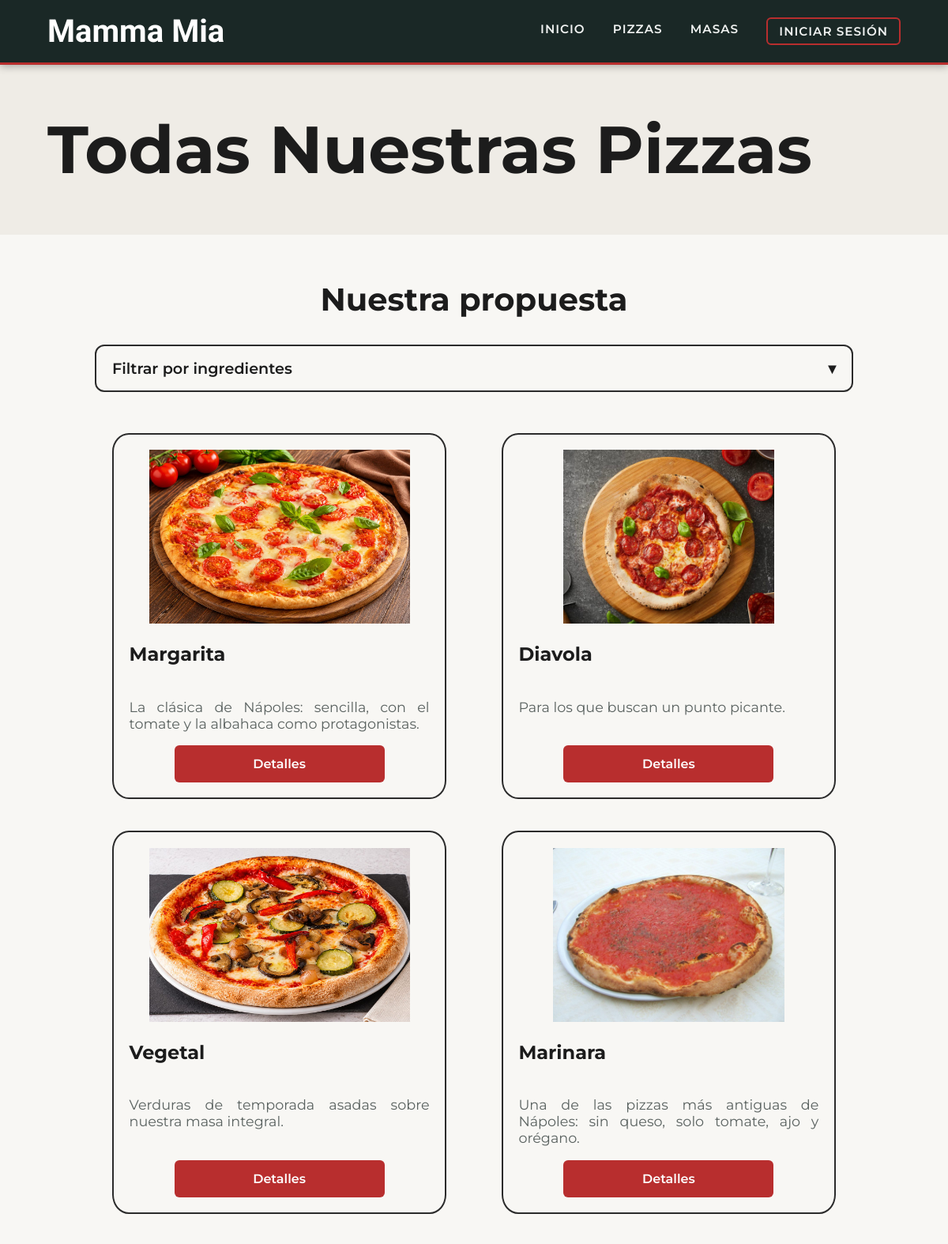
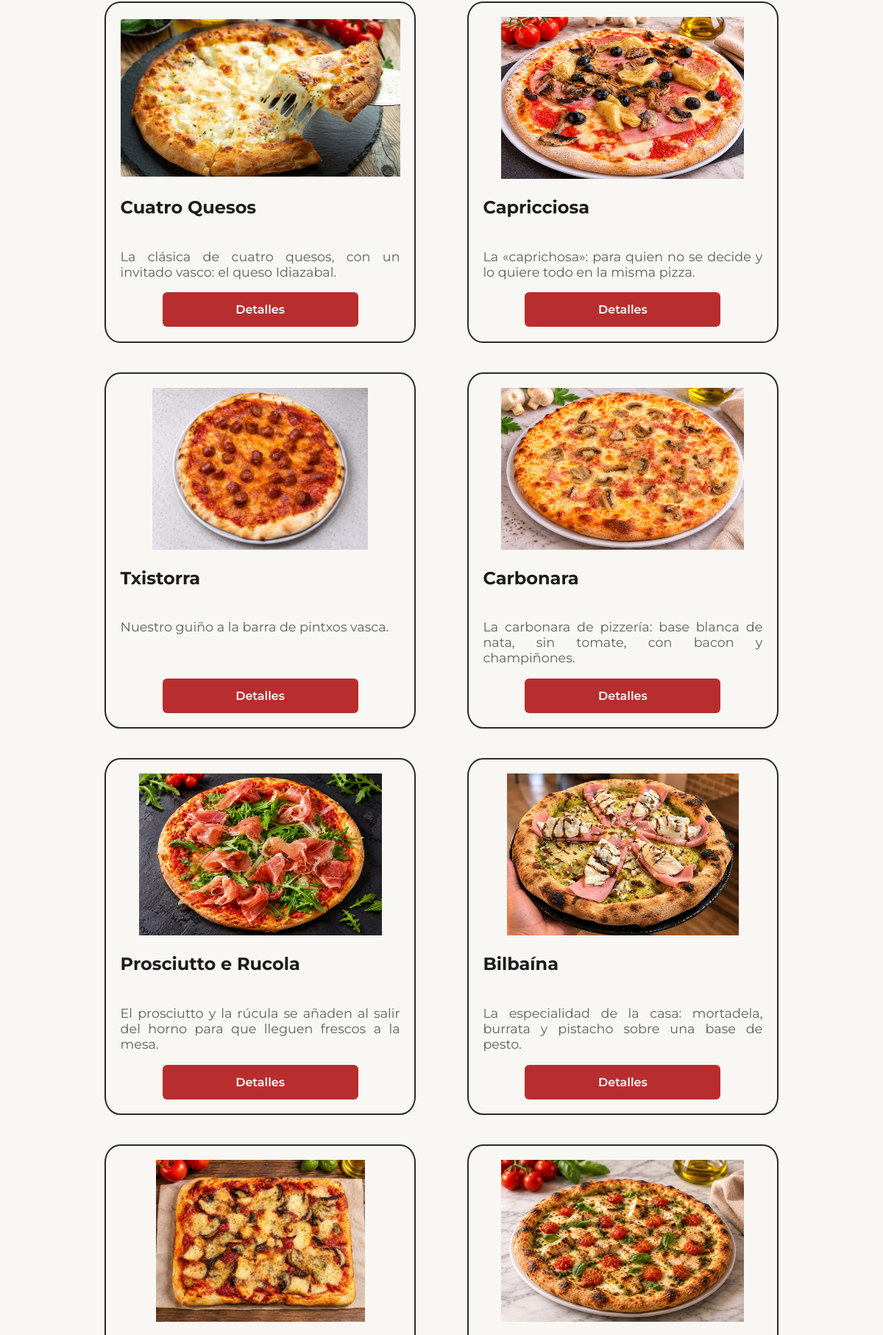
The page /all_pizza (upper part) on the database its author committed (2 pictures, top to bottom).
### restaurante/models.py (models this page shows, shortened)
class Pizza(models.Model):
    titulo = models.CharField(max_length=100)
    foto = models.ImageField(upload_to='pizzas/')
    precio = models.DecimalField(max_digits=6, decimal_places=2)
    descripcion = models.TextField()
    tipo = models.ForeignKey(
        TipoMasa,
        on_delete=models.PROTECT,  # Si queremos borrar una masa, no debe existir ninguna pizza con esa masa asociada.
    )
    ingredientes = models.ManyToManyField(Ingrediente) #una pizza lleva muchos ingredientes y un mismo ingrediente puede estar en muchas pizzas
    num_ventas = models.IntegerField(default=0)

### restaurante/views.py (the view)
# urls.py: path('all_pizza', allpizzas, name='all_pizza'),
def allpizzas(request):
    pizzas = Pizza.objects.all()
    seleccionados = []
    for valor in request.GET.getlist('ingrediente'):
        if valor.isdecimal() and int(valor) not in seleccionados:
            seleccionados.append(int(valor))
    for id_ingrediente in seleccionados:
        pizzas = pizzas.filter(ingredientes__id=id_ingrediente)
    disponibles = []
    for pizza in pizzas:
        if not ingredientes_sin_stock(pizza, 1):
            disponibles.append(pizza)
    context = {
        'pizzas': disponibles,
        'ingredientes': Ingrediente.objects.all(), #para pintar los checkbox
        'seleccionados': seleccionados, #para dejar marcados los que se han elegido
    }
    return render(request, "allPizza.html", context)

### restaurante/views.py (called while the page is built)
def ingredientes_sin_stock(pizza, cantidad):
    faltan = []
    for ingrediente in pizza.ingredientes.all():
        if ingrediente.stock < cantidad:
            faltan.append(ingrediente.titulo)
    return faltan

### restaurante/templates/allPizza.html (shortened to what this page needs)
{% extends "index.html" %}
{% load static %}
{% block extra_css %}
    <link rel="stylesheet" href="{% static 'css/main.css' %}">
{% endblock %}
{%block content%}
        <main>
                <div id="portada1">
                <h1>Todas Nuestras Pizzas</h1>
                </div>
            <div id="bloque_pizzas">
                <div id="tit_bloque_pizzas">
                    <h2>Nuestra propuesta</h2>
                </div>
                <form action="{% url 'all_pizza' %}" method="get" id="filtro_ingredientes">
                    <details>
                        <summary>
                            Filtrar por ingredientes
                        </summary>
                    </details>
                </form>
                {% if pizzas %}
                <div id="vista_pizzas">
                    {%for pizza in pizzas%}
                    <section>
                        {% if pizza.foto %}
                        <img src="{{ pizza.foto.url }}" alt="Pizza {{ pizza.titulo }}">
                        {% endif %}
                        <div>
                        <h3>{{pizza.titulo}}</h3>
                        <p>{{pizza.descripcion}}</p>
                        <a href="{% url 'filtrarpizza' pizza.id %}" class="boton">Detalles</a>
                        </div>
                    </section>
                    {%endfor%}
                </div>
                {% else %}
                {% if seleccionados %}
                <p class="sin_pizzas">No hay ninguna pizza que lleve todos esos ingredientes.</p>
                {% else %}
                <p class="sin_pizzas">Ahora mismo no hay pizzas disponibles.</p>
                {% endif %}
                {% endif %}
            </div>
        </main>
{%endblock%}

### restaurante/templates/index.html (shortened to what this page needs)
{% load static %}
<!DOCTYPE html>
<html lang="es">
    <head>
        <link rel="stylesheet" href="{% static 'css/index.css' %}">
        {% block extra_css %}{% endblock %}
    </head>
    <body>
        <header>
            <div id="titulo">
                <a href="{% url 'home' %}" id="titulo_header">Mamma Mia</a>
            </div>
            <nav>
                <a href="{% url 'home' %}">Inicio</a>
                <a href="{% url 'all_pizza' %}">Pizzas</a>
                <a href="{% url 'all_masas' %}">Masas</a>
                {% if request.session.usuario_id %}
                    <a href="{% url 'panel_admin' %}">Panel</a>
                    <a href="{% url 'logout' %}" class="nav_login">Cerrar sesión</a>
                {% else %}
                    <a href="{% url 'login' %}" class="nav_login">Iniciar sesión</a>
                {% endif %}
            </nav>
        </header>
        <main>
            {% block content %}{% endblock %}
        </main>
    </body>
</html>

### restaurante/static/css/index.css (style rules this page uses)
* { font-family: "Montserrat", sans-serif; }
body { margin: 0; background-color: #EFECE6; color: #1C1C1C; min-height: 100vh; display: flex; flex-direction: column; }
main { flex: 1; }
header { margin: 0; padding: 1rem 5%; display: flex; align-items: center; justify-content: space-between; flex-wrap: wrap; background-color: #1A2826; color: #F0F2F1; border-bottom: 3px solid #B82E2E; position: sticky; top: 0; z-index: 1000; box-shadow: 0 2px 10px rgba(0, 0, 0, 0.3); box-sizing: border-box; }
#titulo_header { font-family: "Cherry Cream Soda", cursive; color: #FFFFFF; text-decoration: none; font-weight: 700; font-size: 2.5rem; }
nav { display: flex; gap: 2.2rem; align-items: center; flex-wrap: wrap; white-space: nowrap; }
nav a { color: #F0F2F1; text-decoration: none; text-transform: uppercase; letter-spacing: 1px; font-weight: 600; font-size: 0.95rem; padding-bottom: 4px; border-bottom: 2px solid transparent; transition: color 0.2s, border-color 0.2s; }
nav .nav_login { border: 2px solid #B82E2E; border-radius: 6px; padding: 6px 14px; }

### restaurante/static/css/main.css (style rules this page uses)
body { background-color: #EFECE6; color: #1C1C1C; }
main p { font-size: 150%; text-align: justify; }
main h2 { font-size: 250%; }
main h3 { font-size: 150%; }
body { margin: 0; }
* { font-family: "Montserrat"; }
#portada1 { grid-column: 1; grid-row: 1; place-items: center; display: flex; justify-content: flex-start; align-items: center; padding-left: 5%; font-size: clamp(1.8rem, 3.5vw, 3rem); }
@media only screen and (min-width:701px) { #tit_bloque_pizzas { display: flex; justify-content: center; } }
@media only screen and (min-width:701px) { #vista_pizzas { margin-top: 1%; padding-top: 1%; width: 80%; margin: 0 auto; display: flex; align-items: stretch; justify-content: space-evenly; gap: 5%; } }
#vista_pizzas p { font-size: 1.1em; }
section { flex-direction: column; flex:1; border: 2px solid #2b2b2b; padding: 2%; border-radius: 5%; }
section p { color: #5A6260; }
#bloque_pizzas { background-color: #F8F7F4; padding-bottom: 5%; padding-top: 2%; }
.boton { align-self: center; background-color: #B82E2E; color: #FFFFFF; font-size: 1rem; font-weight: 600; padding: 14px; border: none; border-radius: 6px; margin-top: 10px; width: 70%; text-decoration: none; text-align: center; display: inline-block; box-sizing: border-box; cursor: pointer; }
#vista_pizzas section { display: flex; flex-direction: column; }
#vista_pizzas section > div { flex: 1; display: flex; flex-direction: column; }
#vista_pizzas section .boton { margin-top: auto; }
#vista_pizzas { flex-wrap: wrap; row-gap: 40px; }
#vista_pizzas section { flex: 1 1 260px; max-width: 380px; }
section img { width: 100%; height: 220px; object-fit: contain; }
#filtro_ingredientes { width: 80%; margin: 0 auto 40px auto; }
#filtro_ingredientes details { border: 2px solid #2b2b2b; border-radius: 12px; padding: 0 20px; }
#filtro_ingredientes summary { font-size: 1.2rem; font-weight: 600; padding: 16px 0; cursor: pointer; list-style: none; display: flex; align-items: center; gap: 8px; }
#filtro_ingredientes summary::after { content: "▾"; margin-left: auto; transition: transform 0.2s; }

### rows shown on the page
Pizza: foto (picture), titulo "Margarita", descripcion "La clásica de Nápoles: sencilla, con el tomate y la albahaca como protagonistas."
Pizza: foto (picture), titulo "Diavola", descripcion "Para los que buscan un punto picante."
Pizza: foto (picture), titulo "Vegetal", descripcion "Verduras de temporada asadas sobre nuestra masa integral."
Pizza: foto (picture), titulo "Marinara", descripcion "Una de las pizzas más antiguas de Nápoles: sin queso, solo tomate, ajo y orégano."
Pizza: foto (picture), titulo "Cuatro Quesos", descripcion "La clásica de cuatro quesos, con un invitado vasco: el queso Idiazabal."
Pizza: foto (picture), titulo "Capricciosa", descripcion "La «caprichosa»: para quien no se decide y lo quiere todo en la misma pizza."
Pizza: foto (picture), titulo "Txistorra", descripcion "Nuestro guiño a la barra de pintxos vasca."
Pizza: foto (picture), titulo "Carbonara", descripcion "La carbonara de pizzería: base blanca de nata, sin tomate, con bacon y champiñones."
Pizza: foto (picture), titulo "Prosciutto e Rucola", descripcion "El prosciutto y la rúcula se añaden al salir del horno para que lleguen frescos a la mesa."
Pizza: foto (picture), titulo "Bilbaína", descripcion "La especialidad de la casa: mortadela, burrata y pistacho sobre una base de pesto."
Pizza: foto (picture)
Pizza: foto (picture)
